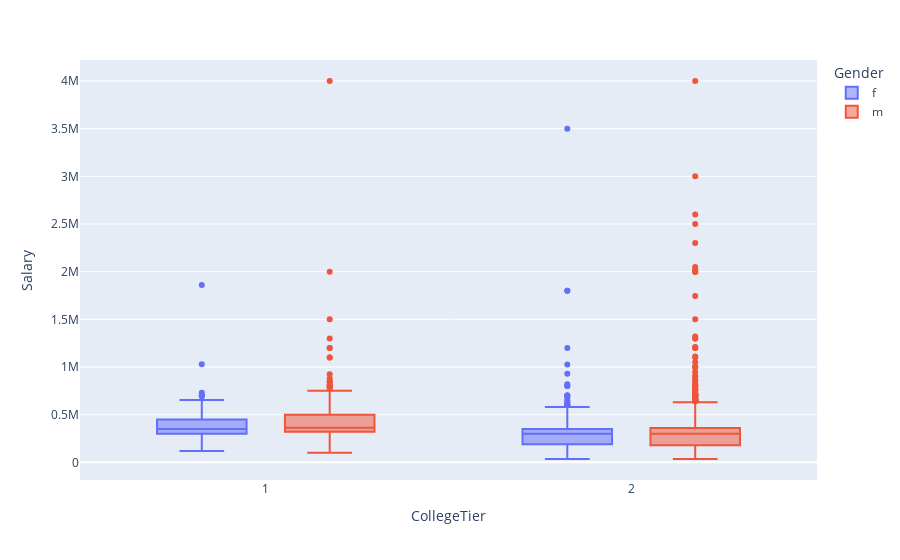

Here is the notebook cell this chart was saved with:
### Markdown cell above
## 4) In This Graph i have observed that there are more tier 2 college earning lot more than tier 1 college.

### Code cell
px.box(df, y = 'Salary', x = 'CollegeTier',color='Gender')

### Figure 1 — Plotly figure (JSON) as saved in the notebook; plotly's stock layout.template omitted (floating-point values rounded to 4 significant figures; data arrays with more than 128 entries replaced by an {"elided": "..."} marker saying what was removed)
{"data": [{"alignmentgroup": "True", "hovertemplate": "Gender=f<br>CollegeTier=%{x}<br>Salary=%{y}<extra></extra>", "legendgroup": "f", "marker": {"color": "#636efa"}, "name": "f", "notched": false, "offsetgroup": "f", "orientation": "v", "showlegend": true, "type": "box", "x": {"elided": "957 int values"}, "x0": " ", "xaxis": "x", "y": {"elided": "957 int values"}, "y0": " ", "yaxis": "y"}, {"alignmentgroup": "True", "hovertemplate": "Gender=m<br>CollegeTier=%{x}<br>Salary=%{y}<extra></extra>", "legendgroup": "m", "marker": {"color": "#EF553B"}, "name": "m", "notched": false, "offsetgroup": "m", "orientation": "v", "showlegend": true, "type": "box", "x": {"elided": "3041 int values"}, "x0": " ", "xaxis": "x", "y": {"elided": "3041 int values"}, "y0": " ", "yaxis": "y"}], "layout": {"boxmode": "group", "legend": {"title": {"text": "Gender"}, "tracegroupgap": 0}, "margin": {"t": 60}, "xaxis": {"anchor": "y", "domain": [0, 1], "title": {"text": "CollegeTier"}}, "yaxis": {"anchor": "x", "domain": [0, 1], "title": {"text": "Salary"}}}}
